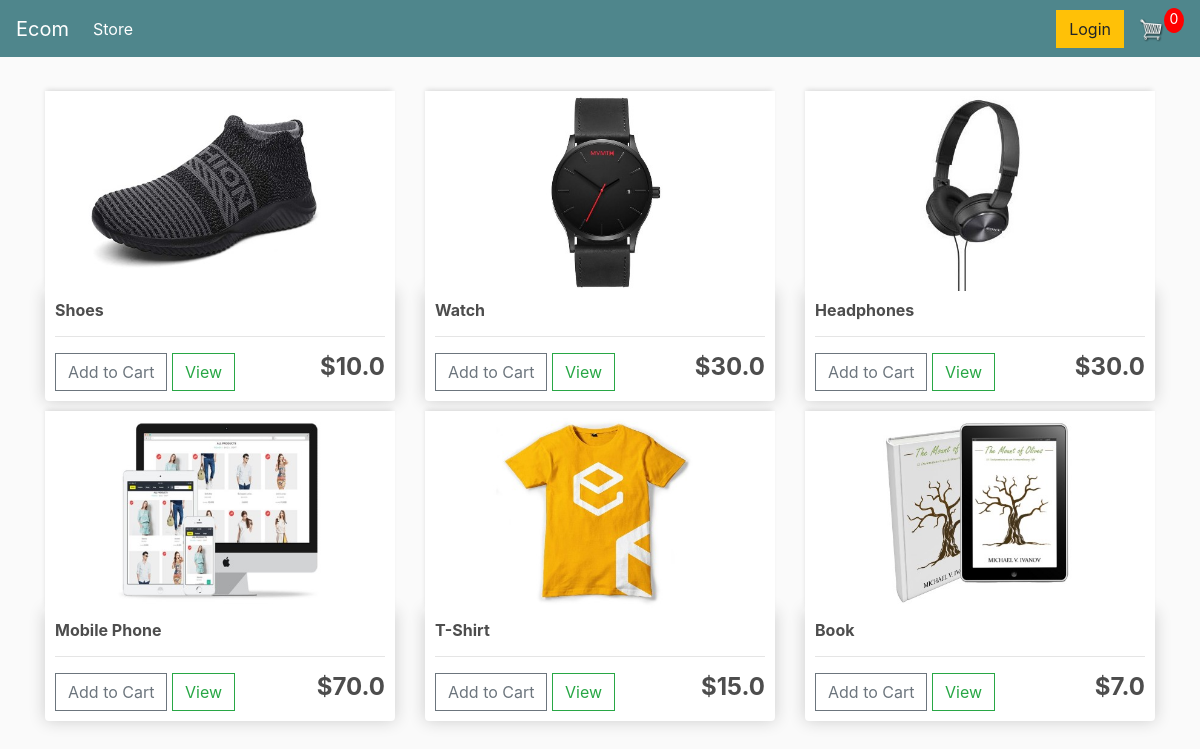
The page / on the database its author committed.
### store/models.py (models this page shows, shortened)
class Product(models.Model):
	name = models.CharField(max_length=200)
	price = models.FloatField()
	digital = models.BooleanField(default=False,null=True, blank=True)
	image = models.ImageField(null=True, blank=True)
	@property
	def imageURL(self):
		try:
			url = self.image.url
		except:
			url = ''
		return url

### store/views.py (the view)
# urls.py: path('', include('store.urls')),
def store(request):
	data = cartData(request)
	cartItems = data['cartItems']
	order = data['order']
	items = data['items']
	products = Product.objects.all()
	context = {'products':products, 'cartItems':cartItems}
	return render(request, 'store/Store.html', context)

### store/utils.py (called while the page is built, shortened)
def cookieCart(request):
	try:
		cart = json.loads(request.COOKIES['cart'])
	except:
		cart = {}
		print('CART:', cart)
	items = []
	order = {'get_cart_total':0, 'get_cart_items':0, 'shipping':False}
	cartItems = order['get_cart_items']
	return {'cartItems':cartItems ,'order':order, 'items':items}

def cartData(request):
	if request.user.is_authenticated:
		customer = request.user.customer
		order, created = Order.objects.get_or_create(customer=customer, complete=False)
		items = order.orderitem_set.all()
		cartItems = order.get_cart_items
	else:
		cookieData = cookieCart(request)
		cartItems = cookieData['cartItems']
		order = cookieData['order']
		items = cookieData['items']
	return {'cartItems':cartItems ,'order':order, 'items':items}

### store/templates/store/Store.html
{% extends 'store/Main.html' %}
{% load static %}
{% block content %}
	<div class="row">
		{% for product in products %}
		<div class="col-lg-4">
			<img class="thumbnail" src="{{product.imageURL}}">
			<div class="box-element product">
				<h6><strong>{{product.name}}</strong></h6>
				<hr>
				<button data-product="{{product.id}}" data-action="add" class="btn btn-outline-secondary add-btn update-cart">Add to Cart</button>
				<a class="btn btn-outline-success" href="#">View</a>
				<h4 style="display: inline-block; float: right"><strong>${{product.price}}</strong></h4>
			</div>
		</div>
		{% endfor %}
	</div>
{% endblock content %}

### store/templates/store/Main.html (shortened to what this page needs)
<!DOCTYPE html>
{% load static %}
<html>
<head>
	<link rel="stylesheet" href="https://stackpath.bootstrapcdn.com/bootstrap/4.4.1/css/bootstrap.min.css">
	<link rel="stylesheet" type="text/css" href="{% static 'css/main.css' %}">
</head>
<body>
	<nav class="navbar navbar-expand-lg navbar-dark bg-dark">
	  <a class="navbar-brand" href="{% url 'store' %}">Ecom</a>
	  <div class="collapse navbar-collapse" id="navbarSupportedContent">
	    <ul class="navbar-nav mr-auto">
	      <li class="nav-item active">
	        <a class="nav-link" href="{% url 'store' %}">Store <span class="sr-only">(current)</span></a>
	      </li>
	    </ul>
	    <div class="form-inline my-2 my-lg-0">
	     	<a href="#"class="btn btn-warning">Login</a>
	     	<a href="{% url 'cart' %}">
	    		<img  id="cart-icon" src="{% static 'images/cart.png' %}">
	    	</a>
	    	<p id="cart-total">{{cartItems}}</p>
	    </div>
	  </div>
	</nav>
     <div class="container">
            <br>
            {% block content %}
            {% endblock content %}
         </div>
</body>
</html>

### store/static/css/main.css (style rules this page uses)
body { background-color: hsl(0, 0%, 98%); }
h1,h2,h3,h4,h5,h6 { color:hsl(0, 0%, 30%); }
.box-element { box-shadow:hsl(0, 0%, 80%) 0 0 16px; background-color: #fff; border-radius: 4px; padding: 10px; }
.thumbnail { width: 100%; height: 200px; -webkit-box-shadow: -1px -3px 5px -2px rgba(214,214,214,1); -moz-box-shadow: -1px -3px 5px -2px rgba(214,214,214,1); box-shadow: -1px -3px 5px -2px rgba(214,214,214,1); }
.product { border-radius: 0 0 4px 4px; }
.bg-dark { background-color: #4f868c!important; }
#cart-icon { width:25px; display: inline-block; margin-left: 15px; }
#cart-total { display: block; text-align: center; color:#fff; background-color: red; width: 20px; height: 25px; border-radius: 50%; font-size: 14px; }
.col-lg-4, .col-lg-6, .col-lg-8, .col-lg-12 { margin-top: 10px; }
.btn { border-radius: 0; }

### rows shown on the page
Product: imageURL (picture), name "Shoes", price "10.0"
Product: imageURL (picture), name "Watch", price "30.0"
Product: imageURL (picture), name "Headphones", price "30.0"
Product: imageURL (picture), name "Mobile Phone", price "70.0"
Product: imageURL (picture), name "T-Shirt", price "15.0"
Product: imageURL (picture), name "Book", price "7.0"

### other values the page prints
{{ cartItems }} "0"
